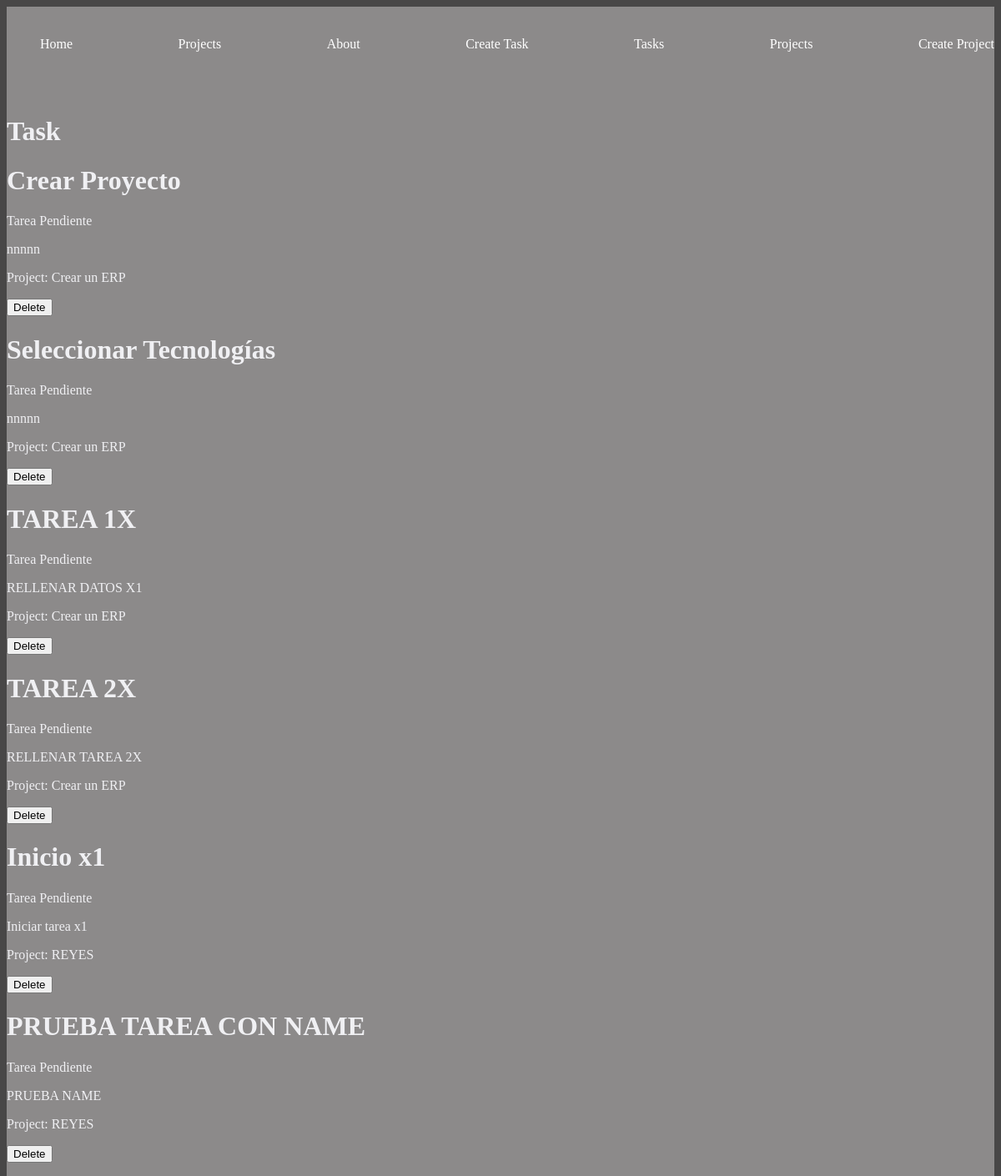
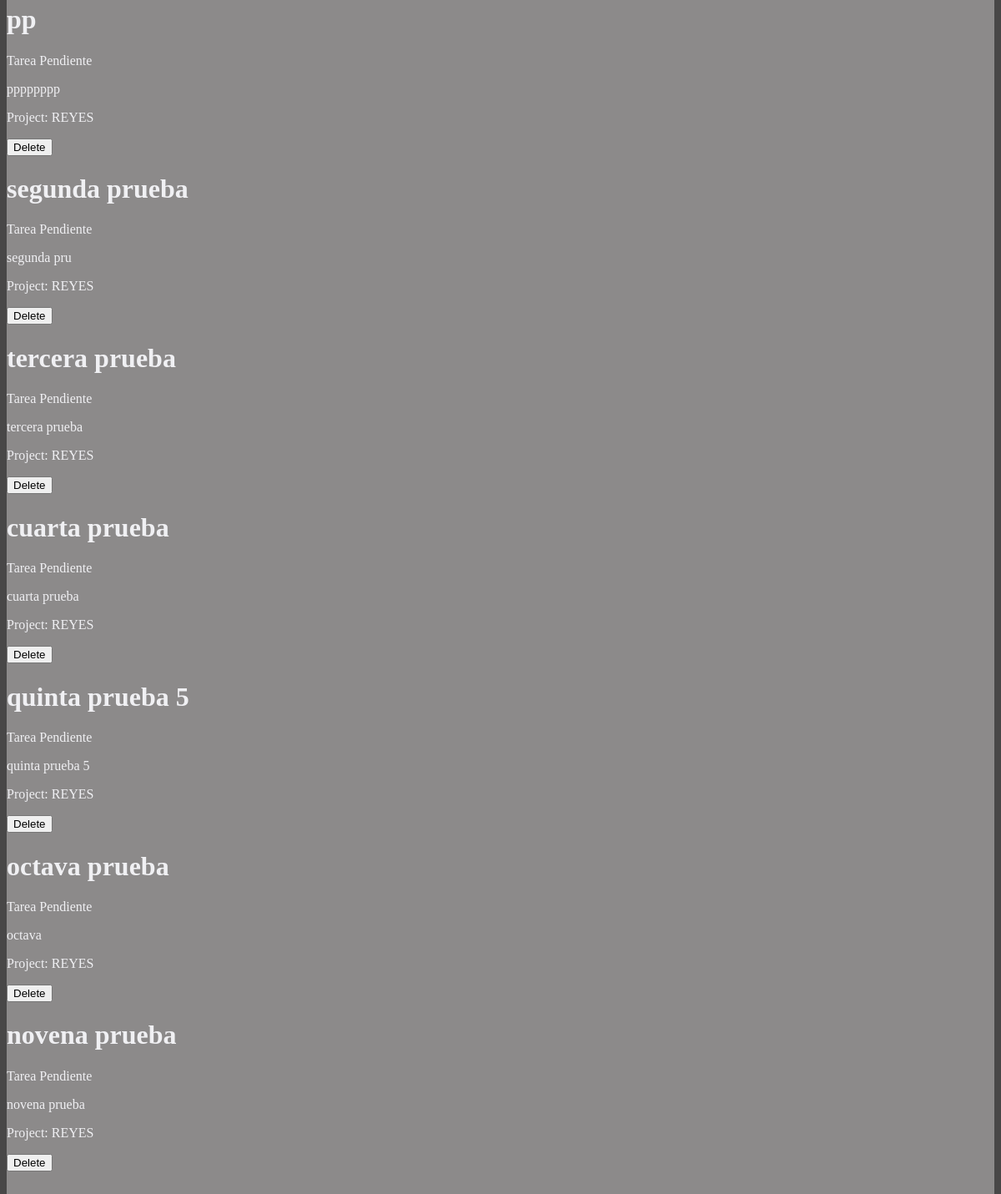
/tasks2, run on the app's committed database (2 pictures, top to bottom).
### myapp/models.py (models this page shows, shortened)
class Task(models.Model):
    title = models.CharField(max_length=200)
    description = models.TextField()
    project = models.ForeignKey(Project, on_delete=models.CASCADE)
    done = models.BooleanField(default=False)

class Project(models.Model):
    name = models.CharField(max_length=200)
    def __str__(self):
        return self.name

### myapp/views.py (the view)
# urls.py: path('tasks2', views.tasksx, name="taskk"),
def tasksx(request):
    task = Task.objects.all()
    return render(request, 'tasks/tasks.html', {
        "tasks": task
    })

### myapp/templates/tasks/tasks.html
{% extends 'layouts/base.html'%}
{% block content %}
    <h1>Task</h1>
    {% for task in tasks %}
    <h1>{{ task.title }}</h1>
    {% if task.done == False %}
        <p>Tarea Pendiente</p>
    {%else%}
        <p>Tarea Realizada</p>
    {%endif%}
    <p>{{task.description}}</p>
    <p>Project: {{task.project}}</p>
    <p><Button>Delete</Button></p>
    {% endfor%}
{%endblock%}

### myapp/templates/layouts/base.html (shortened to what this page needs)
{% load static %}
<!DOCTYPE html>
<html lang="en">
<head>
    <link rel="stylesheet" href="{% static 'styles/main.css' %}">
</head>
<body>
    <nav class="navbar container">
        <ul>
            <li>
                <a href="/">Home</a>
            </li>
            <li>
                <a href="/project">Projects</a>
            </li>
            <li>
                <a href="/about">About</a>
            </li>
            <li>
                <a href="/create_task">Create Task</a>
            </li>
            <li>
                <a href="{% url 'taskk' %}">Tasks</a>
            </li>
            <li>
                <a href="/project_detail">Projects</a>
            </li>
            <li>
                <a href="/create_project">Create Project</a>
            </li>
        </ul>
    </nav>
    <main class="container">
        {% block content %}
        {% endblock %}
    </main>
</body>
</html>

### myapp/static/styles/main.css (style rules this page uses)
body { background: #484747; color: rgb(240, 240, 243); }
.navbar { background: #404040; padding: 5px 0px; }
.navbar ul { display: flex; justify-content: space-between; }
.navbar ul li { list-style: none; }
.navbar ul li a { color: white; text-decoration: none; }
.container { max-width: 800; background: #8c8a8a; margin: auto; padding: 20px 0px; }

### data on the page
Task: title "Crear Proyecto", done "Tarea Pendiente", description "nnnnn", project "Crear un ERP"
Task: title "Seleccionar Tecnologías", done "Tarea Pendiente", description "nnnnn", project "Crear un ERP"
Task: title "TAREA 1X", done "Tarea Pendiente", description "RELLENAR DATOS X1", project "Crear un ERP"
Task: title "TAREA 2X", done "Tarea Pendiente", description "RELLENAR TAREA 2X", project "Crear un ERP"
Task: title "Inicio x1", done "Tarea Pendiente", description "Iniciar tarea x1", project "REYES"
Task: title "PRUEBA TAREA CON NAME", done "Tarea Pendiente", description "PRUEBA NAME", project "REYES"
Task: title "pp", done "Tarea Pendiente", description "pppppppp", project "REYES"
Task: title "segunda prueba", done "Tarea Pendiente", description "segunda pru", project "REYES"
Task: title "tercera prueba", done "Tarea Pendiente", description "tercera prueba", project "REYES"
Task: title "cuarta prueba", done "Tarea Pendiente", description "cuarta prueba", project "REYES"
Task: title "quinta prueba 5", done "Tarea Pendiente", description "quinta prueba 5", project "REYES"
Task: title "octava prueba", done "Tarea Pendiente", description "octava", project "REYES"
Task: title "novena prueba", done "Tarea Pendiente", description "novena prueba", project "REYES"
